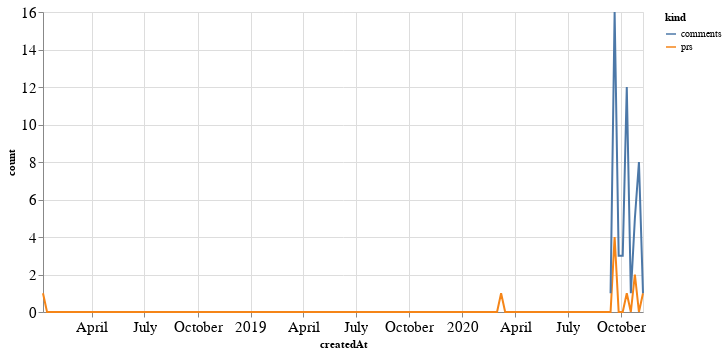

The notebook cell this image was saved under:
### Code cell
alt.Chart(total_time, width=600).mark_line().encode(
    x='createdAt',
    y='count',
    color='kind'
)

### Figure 1 — Vega-Lite specification as saved in the notebook (floating-point values rounded to 4 significant figures; data arrays with more than 128 entries replaced by an {"elided": "..."} marker saying what was removed)
{"config": {"axisLeft": {"labelFontSize": 15}, "axisBottom": {"labelFontSize": 15}}, "data": {"name": "data-42b6babc2f765868ae3a56252307bc93"}, "mark": "line", "encoding": {"color": {"type": "nominal", "field": "kind"}, "x": {"type": "temporal", "field": "createdAt"}, "y": {"type": "quantitative", "field": "count"}}, "width": 600, "$schema": "https://vega.github.io/schema/vega-lite/v4.8.1.json", "datasets": {"data-42b6babc2f765868ae3a56252307bc93": {"elided": "298 records"}}}
